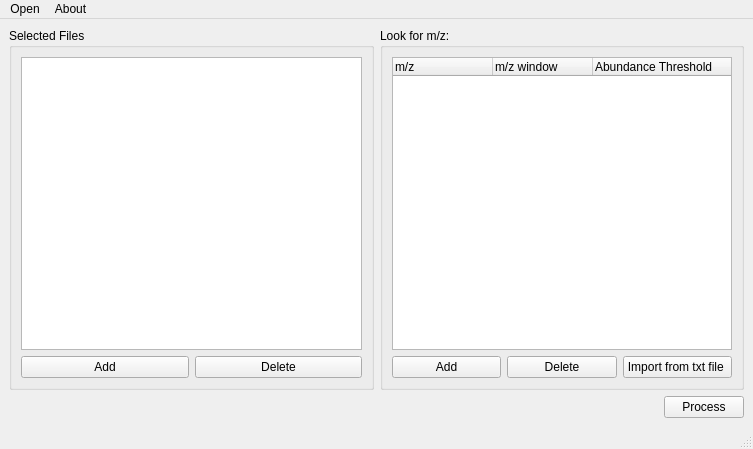
<?xml version="1.0" encoding="UTF-8"?>
<ui version="4.0">
 <class>MainWindow</class>
 <widget class="QMainWindow" name="MainWindow">
  <property name="geometry">
   <rect>
    <x>0</x>
    <y>0</y>
    <width>753</width>
    <height>449</height>
   </rect>
  </property>
  <property name="windowTitle">
   <string>MzFinder</string>
  </property>
  <property name="windowIcon">
   <iconset resource="../../../../../../res/MainRes.qrc">
    <normaloff>:/icons/images/find.png</normaloff>:/icons/images/find.png</iconset>
  </property>
  <widget class="QWidget" name="centralwidget">
   <layout class="QVBoxLayout" name="verticalLayout_3">
    <item>
     <layout class="QHBoxLayout" name="horizontalLayout_3">
      <item>
       <widget class="QGroupBox" name="groupBox">
        <property name="title">
         <string>Selected Files</string>
        </property>
        <layout class="QVBoxLayout" name="verticalLayout">
         <item>
          <widget class="QListWidget" name="listWidget"/>
         </item>
         <item>
          <layout class="QHBoxLayout" name="horizontalLayout">
           <item>
            <widget class="QPushButton" name="add_file_button">
             <property name="text">
              <string>Add</string>
             </property>
            </widget>
           </item>
           <item>
            <widget class="QPushButton" name="delete_file_button">
             <property name="text">
              <string>Delete</string>
             </property>
            </widget>
           </item>
          </layout>
         </item>
        </layout>
       </widget>
      </item>
      <item>
       <widget class="QGroupBox" name="groupBox_2">
        <property name="title">
         <string>Look for m/z: </string>
        </property>
        <layout class="QVBoxLayout" name="verticalLayout_2">
         <item>
          <widget class="QTreeWidget" name="treeWidget">
           <column>
            <property name="text">
             <string>m/z</string>
            </property>
           </column>
           <column>
            <property name="text">
             <string>m/z window</string>
            </property>
           </column>
           <column>
            <property name="text">
             <string>Abundance Threshold</string>
            </property>
           </column>
          </widget>
         </item>
         <item>
          <layout class="QHBoxLayout" name="horizontalLayout_2">
           <item>
            <widget class="QPushButton" name="add_mz_button">
             <property name="text">
              <string>Add</string>
             </property>
            </widget>
           </item>
           <item>
            <widget class="QPushButton" name="delete_mz_button">
             <property name="text">
              <string>Delete</string>
             </property>
            </widget>
           </item>
           <item>
            <widget class="QPushButton" name="pushButton">
             <property name="text">
              <string>Import from txt file </string>
             </property>
            </widget>
           </item>
          </layout>
         </item>
        </layout>
       </widget>
      </item>
     </layout>
    </item>
    <item>
     <layout class="QHBoxLayout" name="horizontalLayout_4">
      <item>
       <spacer name="horizontalSpacer">
        <property name="orientation">
         <enum>Qt::Horizontal</enum>
        </property>
        <property name="sizeHint" stdset="0">
         <size>
          <width>40</width>
          <height>20</height>
         </size>
        </property>
       </spacer>
      </item>
      <item>
       <widget class="QPushButton" name="pushButton_5">
        <property name="text">
         <string>Process</string>
        </property>
       </widget>
      </item>
     </layout>
    </item>
   </layout>
  </widget>
  <widget class="QMenuBar" name="menubar">
   <property name="geometry">
    <rect>
     <x>0</x>
     <y>0</y>
     <width>753</width>
     <height>20</height>
    </rect>
   </property>
   <widget class="QMenu" name="menuOpen">
    <property name="title">
     <string>Open</string>
    </property>
    <addaction name="actionOpen_Thermo_raw"/>
   </widget>
   <widget class="QMenu" name="menuAbout">
    <property name="title">
     <string>About</string>
    </property>
   </widget>
   <addaction name="menuOpen"/>
   <addaction name="menuAbout"/>
  </widget>
  <widget class="QStatusBar" name="statusbar"/>
  <action name="actionOpen_Thermo_raw">
   <property name="text">
    <string>Open Thermo *.raw</string>
   </property>
  </action>
 </widget>
 <resources>
  <include location="../../../../../../res/MainRes.qrc"/>
 </resources>
 <connections>
  <connection>
   <sender>add_file_button</sender>
   <signal>released()</signal>
   <receiver>MainWindow</receiver>
   <slot>add_file()</slot>
   <hints>
    <hint type="sourcelabel">
     <x>100</x>
     <y>361</y>
    </hint>
    <hint type="destinationlabel">
     <x>87</x>
     <y>432</y>
    </hint>
   </hints>
  </connection>
  <connection>
   <sender>delete_file_button</sender>
   <signal>released()</signal>
   <receiver>MainWindow</receiver>
   <slot>delete_file()</slot>
   <hints>
    <hint type="sourcelabel">
     <x>215</x>
     <y>356</y>
    </hint>
    <hint type="destinationlabel">
     <x>227</x>
     <y>432</y>
    </hint>
   </hints>
  </connection>
  <connection>
   <sender>add_mz_button</sender>
   <signal>released()</signal>
   <receiver>MainWindow</receiver>
   <slot>add_mz()</slot>
   <hints>
    <hint type="sourcelabel">
     <x>413</x>
     <y>366</y>
    </hint>
    <hint type="destinationlabel">
     <x>361</x>
     <y>432</y>
    </hint>
   </hints>
  </connection>
  <connection>
   <sender>delete_mz_button</sender>
   <signal>released()</signal>
   <receiver>MainWindow</receiver>
   <slot>delete_mz()</slot>
   <hints>
    <hint type="sourcelabel">
     <x>457</x>
     <y>367</y>
    </hint>
    <hint type="destinationlabel">
     <x>516</x>
     <y>432</y>
    </hint>
   </hints>
  </connection>
  <connection>
   <sender>pushButton_5</sender>
   <signal>released()</signal>
   <receiver>MainWindow</receiver>
   <slot>process_clicked()</slot>
   <hints>
    <hint type="sourcelabel">
     <x>574</x>
     <y>411</y>
    </hint>
    <hint type="destinationlabel">
     <x>549</x>
     <y>432</y>
    </hint>
   </hints>
  </connection>
  <connection>
   <sender>pushButton</sender>
   <signal>released()</signal>
   <receiver>MainWindow</receiver>
   <slot>import_from_text_file()</slot>
   <hints>
    <hint type="sourcelabel">
     <x>560</x>
     <y>367</y>
    </hint>
    <hint type="destinationlabel">
     <x>749</x>
     <y>361</y>
    </hint>
   </hints>
  </connection>
 </connections>
 <slots>
  <slot>add_file()</slot>
  <slot>delete_file()</slot>
  <slot>add_mz()</slot>
  <slot>delete_mz()</slot>
  <slot>process_clicked()</slot>
  <slot>import_from_text_file()</slot>
 </slots>
</ui>
